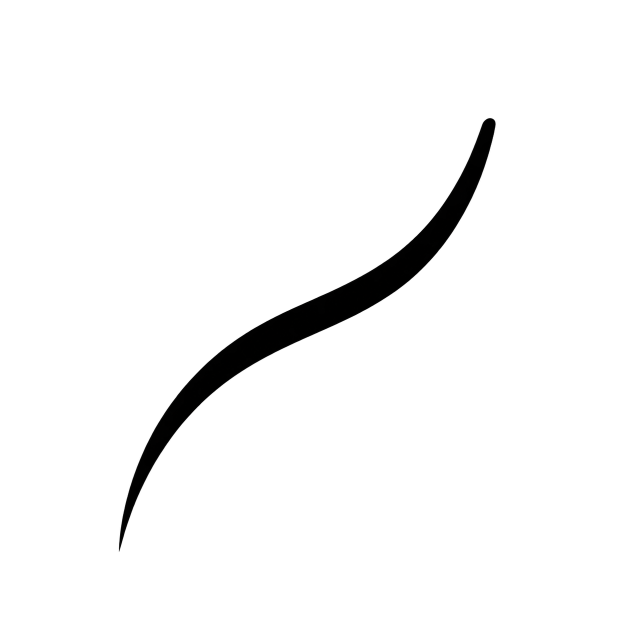
#> input picture prototype/assets/meteor-trail-mask.png, 1254 x 1254 px (shown at 1/2 size)
$ python generate_logo_motion.py
#> lines starting #> are read from the running program, lines starting #| are printed output that depends on the picture
"""Build the cumulative trail sprite and the nine-frame QA storyboard.

The visible trail and star remain the approved raster assets. This script only
derives temporal frames from their alpha channels so the animation is
reproducible instead of being approximated by hand in the browser.
"""

from __future__ import annotations

from math import hypot
from pathlib import Path

from PIL import Image, ImageDraw


ROOT = Path(__file__).resolve().parents[1]
ASSETS = ROOT / "assets"
QA = ROOT.parent / "docs" / "design" / "qa"

FRAME_COUNT = 32
# One frame matches the largest CSS slot exactly. Keeping the 32-frame atlas
# below 4096 px avoids texture tiling on lower-end mobile GPUs.
FRAME_WIDTH = 118
FRAME_HEIGHT = 104

TRAIL_COLOR = (53, 80, 43, 255)
STAR_COLOR = (189, 211, 47, 255)
BOARD_BG = (247, 245, 237, 255)
BOARD_INK = (83, 91, 76, 255)


def fitted_alpha(path: Path, width: int, height: int, scale_x: float, scale_y: float) -> Image.Image:
    source = Image.open(path).convert("RGBA").getchannel("A")
    fitted = source.resize(
        (round(width * scale_x), round(height * scale_y)),
        Image.Resampling.LANCZOS,
    )
    left = (fitted.width - width) // 2
    top = (fitted.height - height) // 2
    return fitted.crop((left, top, left + width, top + height))


def centerline(alpha: Image.Image) -> list[tuple[float, float]]:
    pixels = alpha.load()
    points: list[tuple[float, float]] = []
    for x in range(alpha.width):
        total = 0
        weighted_y = 0
        for y in range(alpha.height):
            value = pixels[x, y]
            if value >= 8:
                total += value
                weighted_y += value * y
        if total:
            points.append((float(x), weighted_y / total))

    smoothed: list[tuple[float, float]] = []
    radius = 3
    for index, (x, _) in enumerate(points):
        start = max(0, index - radius)
        end = min(len(points), index + radius + 1)
        smoothed.append((x, sum(point[1] for point in points[start:end]) / (end - start)))
    return smoothed


def sample_equal_distance(points: list[tuple[float, float]], count: int) -> list[tuple[float, float]]:
    distances = [0.0]
    for first, second in zip(points, points[1:]):
        distances.append(distances[-1] + hypot(second[0] - first[0], second[1] - first[1]))

    sampled: list[tuple[float, float]] = []
    cursor = 1
    for index in range(count):
        target = distances[-1] * index / (count - 1)
        while cursor < len(distances) - 1 and distances[cursor] < target:
            cursor += 1
        before = cursor - 1
        span = distances[cursor] - distances[before]
        ratio = 0.0 if span == 0 else (target - distances[before]) / span
        sampled.append(
            (
                points[before][0] + (points[cursor][0] - points[before][0]) * ratio,
                points[before][1] + (points[cursor][1] - points[before][1]) * ratio,
            )
        )
    return sampled


def revealed(alpha: Image.Image, lead_x: float, first: bool, last: bool) -> Image.Image:
    if first:
        return Image.new("L", alpha.size, 0)
    if last:
        return alpha.copy()

    source = alpha.load()
    result = Image.new("L", alpha.size, 0)
    target = result.load()
    feather = 7.0
    for y in range(alpha.height):
        for x in range(alpha.width):
            distance = lead_x - x
            factor = max(0.0, min(1.0, (distance + feather) / (feather * 2)))
            target[x, y] = round(source[x, y] * factor)
    return result


def colored(alpha: Image.Image, color: tuple[int, int, int, int]) -> Image.Image:
    layer = Image.new("RGBA", alpha.size, color)
    layer.putalpha(alpha)
    return layer


def star_alpha(width: int = 48, height: int = 48) -> Image.Image:
    return fitted_alpha(ASSETS / "polaris-star-mask.png", width, height, 2.22, 1.88)


def build() -> None:
    QA.mkdir(parents=True, exist_ok=True)

    trail = fitted_alpha(
        ASSETS / "meteor-trail-mask.png",
        FRAME_WIDTH,
        FRAME_HEIGHT,
        1.08,
        1.08,
    )
#> in fitted_alpha, `return fitted.crop((left, top, left + width, top + height))`:
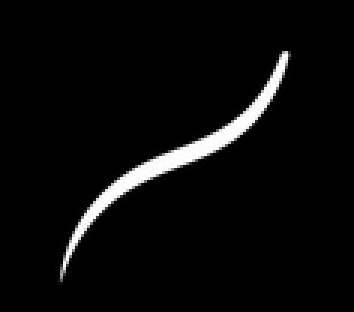
#> returned value: PIL image 118x104 L (shown 3 times larger); min 0, max 255, mean 10.1
    path = centerline(trail)
#> after the loop in centerline, `for x in range(alpha.width):`: points = 78 pairs, first value 19 to 96, second value 17.97 to 93.3
#> the loop in centerline, `for index, (x, _) in enumerate(points):` made 78 passes
#> start on passes 1 to 12: 0, 0, 0, 0, 1, 2, 3, 4, 5, 6, 7, 8
#> after the loop in centerline, `for index, (x, _) in enumerate(points):`: smoothed = 78 pairs, first value 19 to 96, second value 20.06 to 89.14
#> path has the same summary as smoothed in centerline
    frame_heads = sample_equal_distance(path, FRAME_COUNT)
#> the loop in sample_equal_distance, `for first, second in zip(points, points[1:]):` made 77 passes
#> (first, second) on passes 1 to 12: ((19, 89.14), (20, 87.78)), ((20, 87.78), (21, 86.51)), ((21, 86.51), (22, 85.34)), ((22, 85.34), (23, 82.95)), ((23, 82.95), (24, 80.68)), ((24, 80.68), (25, 78.65)), ((25, 78.65), (26, 76.85)), ((26, 76.85), (27, 75.23)), ((27, 75.23), (28, 73.73)), ((28, 73.73), (29, 72.35)), ((29, 72.35), (30, 71.06)), ((30, 71.06), (31, 69.86))
#> after the loop in sample_equal_distance, `for first, second in zip(points, points[1:]):`: distances = 78 values from 0 to 106.8
#> the loop in sample_equal_distance, `for index in range(count):` made 32 passes
#> (target, span, ratio) on passes 1 to 12: (0, 1.7, 0), (3.44, 1.54, 0.0894), (6.89, 2.59, 0.787), (10.33, 2.26, 0.184), (13.78, 2.06, 0.776), (17.22, 1.8, 0.598), (20.67, 1.63, 0.62), (24.11, 1.51, 0.837), (27.55, 1.38, 0.231), (31, 1.32, 0.784), (34.44, 1.24, 0.486), (37.89, 1.18, 0.325)
#> after the loop in sample_equal_distance, `for index in range(count):`: cursor = 77; sampled = 32 pairs, first value 19 to 96, second value 20.06 to 89.14
#> frame_heads has the same summary as sampled in sample_equal_distance

    sprite = Image.new("RGBA", (FRAME_WIDTH * FRAME_COUNT, FRAME_HEIGHT), (255, 255, 255, 0))
    trail_frames: list[Image.Image] = []
    for index, (head_x, _) in enumerate(frame_heads):
        alpha = revealed(trail, head_x, index == 0, index == FRAME_COUNT - 1)
        trail_frames.append(alpha)
        sprite.alpha_composite(colored(alpha, (255, 255, 255, 255)), (index * FRAME_WIDTH, 0))
#> this loop made 32 passes
#> head_x on passes 1 to 12: 19, 21.09, 22.79, 24.18, 25.78, 27.6, 29.62, 31.84, 34.23, 36.78, 39.49, 42.32
#> after the loop, trail_frames = 32 items
    sprite.save(ASSETS / "meteor-trail-frames.png", optimize=True)

    # The star's centre travels beside the trail head so its left point stays
    # attached to the curve. The nine positions are equally spaced by arc
    # length and become the CSS anchor frames.
    anchors_native = sample_equal_distance(path, 9)
#> the loop in sample_equal_distance (call 2), `for first, second in zip(points, points[1:]):` made 77 passes
#> the loop in sample_equal_distance (call 2), `for index in range(count):` made 9 passes
#> (target, span, ratio) on passes 1 to 9: (0, 1.7, 0), (13.35, 2.06, 0.567), (26.69, 1.42, 0.618), (40.04, 1.15, 0.16), (53.39, 1.08, 0.21), (66.73, 1.11, 0.53), (80.08, 1.3, 0.805), (93.43, 1.88, 0.487), (106.8, 1.38, 1)
#> anchors_native = [(19, 89.14), (25.57, 77.63), (33.62, 67.04), (44.16, 58.92), (56.21, 53.21), (68.53, 48.08), (79.8, 41.01), (88.49, 30.95), (96, 20.06)]
    scale_x = 118 / FRAME_WIDTH
    scale_y = 104 / FRAME_HEIGHT
    anchors = [(x * scale_x + 24, y * scale_y) for x, y in anchors_native]
#> anchors = [(43, 89.14), (49.57, 77.63), (57.62, 67.04), (68.16, 58.92), (80.21, 53.21), (92.53, 48.08), (103.8, 41.01), (112.5, 30.95), (120, 20.06)]
    end_x, end_y = anchors[-1]
#> end_x = 120; end_y = 20.06
    translations = [(x - end_x, y - end_y) for x, y in anchors]
#> translations = [(-77, 69.08), (-70.43, 57.57), (-62.38, 46.98), (-51.84, 38.86), (-39.79, 33.15), (-27.47, 28.02), (-16.2, 20.95), (-7.51, 10.88), (0, 0)]
    scales = (0.22, 0.34, 0.48, 0.62, 0.75, 0.86, 0.94, 0.98, 1.0)
    opacities = (0.0, 0.08, 0.22, 0.42, 0.64, 0.82, 0.94, 0.985, 1.0)

    panel_width = 280
    panel_height = 180
    board = Image.new("RGBA", (panel_width * 3, panel_height * 3), BOARD_BG)
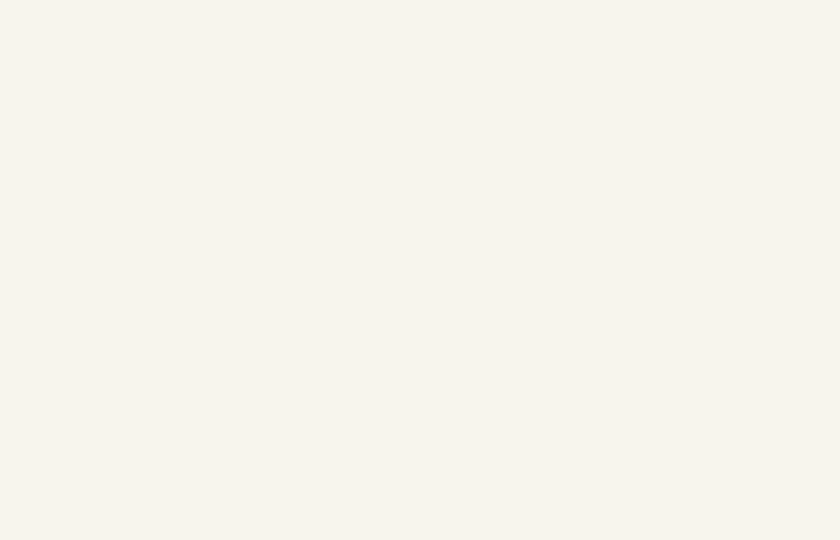
#> board: PIL image 840x540 RGBA; mean R, G, B, A 247, 245, 237, 255
    draw = ImageDraw.Draw(board)
    base_star = star_alpha()
#> call 2 of fitted_alpha, with width = 48, height = 48, scale_x = 2.22, scale_y = 1.88
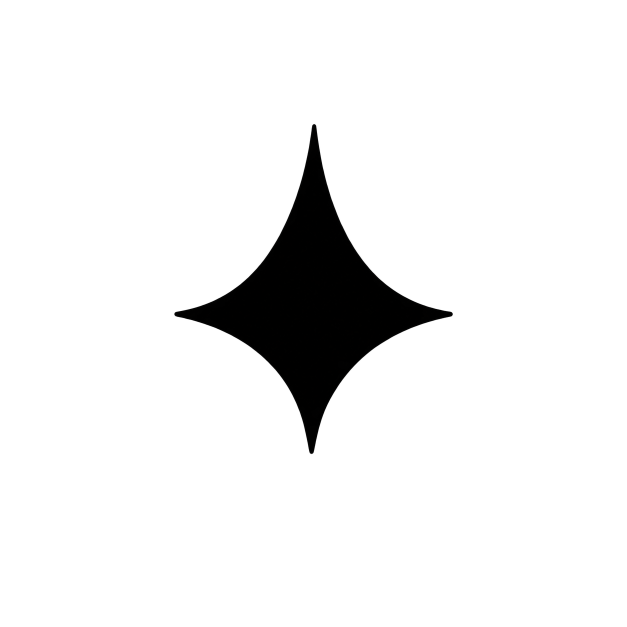
#> input picture prototype/assets/polaris-star-mask.png, 1254 x 1254 px (shown at 1/2 size)
#> in fitted_alpha (call 2), `fitted = source.resize( (round(width * scale_x), round(height * scale_..`:
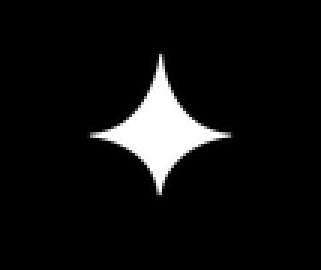
#> fitted: PIL image 107x90 L (shown 3 times larger); min 0, max 255, mean 16.2
#> in fitted_alpha (call 2), `return fitted.crop((left, top, left + width, top + height))`:
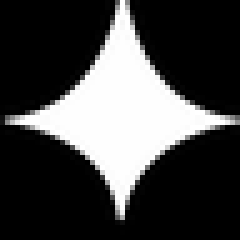
#> returned value: PIL image 48x48 L (shown 5 times larger); min 0, max 255, mean 67.5
    for index, ((move_x, move_y), scale, opacity) in enumerate(zip(translations, scales, opacities)):
        column = index % 3
        row = index // 3
        panel_x = column * panel_width
        panel_y = row * panel_height
        mark_x = panel_x + 70
        mark_y = panel_y + 42

        trail_index = round(index * (FRAME_COUNT - 1) / 8)
        trail_layer = colored(trail_frames[trail_index].resize((118, 104), Image.Resampling.LANCZOS), TRAIL_COLOR)
        board.alpha_composite(trail_layer, (mark_x, mark_y))

        if opacity > 0:
            size = max(1, round(48 * scale))
            scaled_star = base_star.resize((size, size), Image.Resampling.LANCZOS)
            scaled_star = scaled_star.point(lambda value: round(value * opacity))
            star_layer = colored(scaled_star, STAR_COLOR)
            star_x = round(mark_x + 76 + move_x + 24 - size / 2)
            star_y = round(mark_y - 6 + move_y + 24 - size / 2)
            board.alpha_composite(star_layer, (star_x, star_y))

        milliseconds = round(index * 580 / 8)
        draw.text((panel_x + 16, panel_y + 14), f"{index + 1:02d}  {milliseconds} ms", fill=BOARD_INK)
        if column < 2:
            draw.line((panel_x + panel_width - 1, panel_y + 14, panel_x + panel_width - 1, panel_y + panel_height - 14), fill=(218, 220, 207, 255))
        if row < 2:
            draw.line((panel_x + 14, panel_y + panel_height - 1, panel_x + panel_width - 14, panel_y + panel_height - 1), fill=(218, 220, 207, 255))
#> this loop made 9 passes
#> (move_x, move_y, scale, opacity, column, row, panel_x, panel_y) on passes 2 to 9: (-70.43, 57.57, 0.34, 0.08, 1, 0, 280, 0), (-62.38, 46.98, 0.48, 0.22, 2, 0, 560, 0), (-51.84, 38.86, 0.62, 0.42, 0, 1, 0, 180), (-39.79, 33.15, 0.75, 0.64, 1, 1, 280, 180), (-27.47, 28.02, 0.86, 0.82, 2, 1, 560, 180), (-16.2, 20.95, 0.94, 0.94, 0, 2, 0, 360), (-7.51, 10.88, 0.98, 0.985, 1, 2, 280, 360), (0, 0, 1, 1, 2, 2, 560, 360)
#> (move_x, move_y, scale, opacity, column, row, panel_x, panel_y) on pass 1: (-77, 69.08, 0.22, 0, 0, 0, 0, 0)
#> pass 1, in colored (call 33), `layer = Image.new("RGBA", alpha.size, color)`:
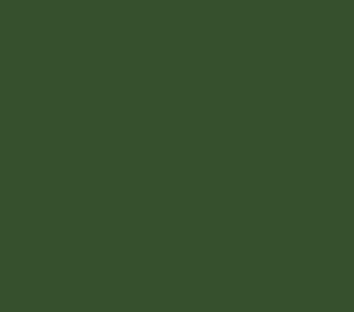
#> layer: PIL image 118x104 RGBA (shown 3 times larger); mean R, G, B, A 53, 80, 43, 255
#> after the loop:
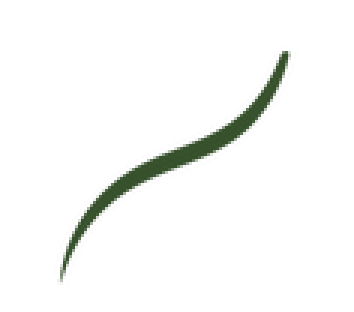
#> trail_layer: PIL image 118x104 RGBA (shown 3 times larger); mean R, G, B, A 53, 80, 43, 10.1; transparent parts drawn white

    board.save(QA / "logo-motion-frameboard.png", optimize=True)

    position_before = QA / "logo-fade-before.png"
    position_after = QA / "logo-fade-after.png"
    if position_before.exists() and position_after.exists():
        position_comparison = Image.new("RGBA", (388, 196), BOARD_BG)
        position_draw = ImageDraw.Draw(position_comparison)
        before = Image.open(position_before).convert("RGBA").crop((32, 88, 212, 258))
        after = Image.open(position_after).convert("RGBA").crop((32, 88, 212, 258))
        position_comparison.alpha_composite(before, (4, 22))
        position_comparison.alpha_composite(after, (204, 22))
        position_draw.text((8, 6), "BEFORE · CURRENT ANCHOR", fill=BOARD_INK)
        position_draw.text((208, 6), "AFTER · 10 PX LEFT", fill=BOARD_INK)
        position_draw.line((194, 4, 194, 192), fill=(218, 220, 207, 255))
        position_comparison.save(QA / "logo-fade-position-comparison.png", optimize=True)

    print("CSS anchor translations for the 118x104 hero mark:")
    for index, (move_x, move_y) in enumerate(translations):
        print(f"{index * 12.5:5.1f}%  x={move_x:6.1f}px  y={move_y:6.1f}px")
#> this loop made 9 passes
#|   0.0%  x= -77.0px  y=  69.1px
#|  12.5%  x= -70.4px  y=  57.6px
#|  25.0%  x= -62.4px  y=  47.0px
#|  37.5%  x= -51.8px  y=  38.9px
#|  50.0%  x= -39.8px  y=  33.1px
#|  62.5%  x= -27.5px  y=  28.0px
#|  75.0%  x= -16.2px  y=  20.9px
#|  87.5%  x=  -7.5px  y=  10.9px
#> (further printed lines are left out)


if __name__ == "__main__":
    build()
